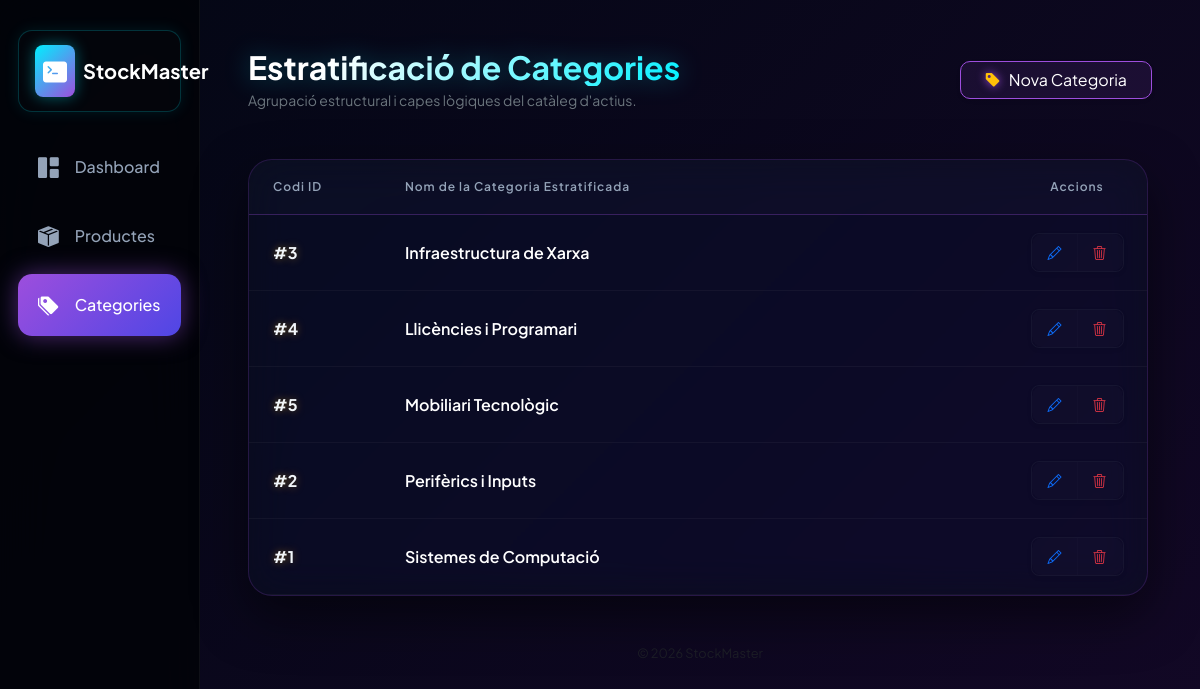
The app's page /mysql/index.php?ctrl=categories with its own data.
### tables this page shows
CREATE TABLE `categories` (
  `id` int(11) NOT NULL,
  `nombre` varchar(100) NOT NULL
);

### mysql/controllers/CategoriesCtrl.php (called while the page is built, shortened)
<?php
require_once "models/CategoryModel.php";
class CategoriesCtrl {
    public function index() {
        $categories = Category::getAllCategories();
        require_once "views/categoriesView.php";
    }
}

### mysql/models/CategoryModel.php (called while the page is built, shortened)
<?php
class Category {
    protected $id;
    protected $nombre;
    public function __construct($row) {
        $this->id = $row["id"];
        $this->nombre = $row["nombre"];
    }
    public static function getAllCategories() {
        $db = DBConexion::connection();
        $data = $db->query("SELECT * FROM categories ORDER BY nombre ASC");
        $categories = array();
        while ($row = $data->fetch_assoc()) {
            $categories[] = new Category($row);
        }
        return $categories;
    }
    public function getId() { return $this->id; }
    public function getNombre() { return $this->nombre; }
}

### mysql/views/categoriesView.php (the view)
<?php include 'layouts/header.php'; ?>
<div class="d-flex flex-column flex-sm-row justify-content-between align-items-start align-items-sm-center mb-5 gap-3">
    <div>
        <h2 class="neon-title mb-1">Estratificació de Categories</h2>
        <p class="text-secondary small mb-0">Agrupació estructural i capes lògiques del catàleg d'actius.</p>
    </div>
    <a href="index.php?ctrl=categories&action=create" class="btn btn-cyber-action px-4 py-2.5 shadow-sm d-flex align-items-center" style="border-color: var(--neon-purple); color: #fff; background: rgba(157, 78, 221, 0.1); box-shadow: 0 0 15px rgba(157, 78, 221, 0.25);">
        <i class="bi bi-tag-fill me-2 text-warning" style="filter: drop-shadow(0 0 5px var(--neon-purple));"></i> Nova Categoria
    </a>
</div>
<div class="cyber-glass-panel overflow-hidden" style="max-width: 900px; border: 1px solid rgba(157, 78, 221, 0.2) !important;">
    <div class="table-responsive">
        <table class="table table-cyberpunk-neon align-middle mb-0">
            <thead>
                <tr>
                    <th class="ps-4" style="width: 140px; border-bottom: 1px solid rgba(157, 78, 221, 0.3) !important;">Codi ID</th>
                    <th style="border-bottom: 1px solid rgba(157, 78, 221, 0.3) !important;">Nom de la Categoria Estratificada</th>
                    <th class="text-center" style="width: 140px; border-bottom: 1px solid rgba(157, 78, 221, 0.3) !important;">Accions</th>
                </tr>
            </thead>
            <tbody>
                <?php if (empty($categories)): ?>
                    <tr>
                        <td colspan="3" class="text-center text-secondary py-5">No s'han localitzat categories estructurades al sistema.</td>
                    </tr>
                <?php else: ?>
                    <?php foreach ($categories as $cat) : ?>
                    <tr>
                        <td class="ps-4 fw-bold text-warning" style="text-shadow: 0 0 8px rgba(255,183,3,0.4);">#<?= $cat->getId(); ?></td>
                        <td>
                            <span class="fw-semibold text-white">
                                <?= !empty(trim($cat->getNombre())) ? htmlspecialchars($cat->getNombre()) : '<span class="text-muted fst-italic fw-normal">Sense especificar</span>'; ?>
                            </span>
                        </td>
                        <td class="text-center">
                            <div class="btn-group shadow-sm border border-secondary border-opacity-10 rounded-3 overflow-hidden">
                                <a href="index.php?ctrl=categories&action=edit&id=<?= $cat->getId(); ?>" class="btn btn-sm btn-cyber-action border-0 px-3 py-2 text-primary" title="Editar">
                                    <i class="bi bi-pencil"></i>
                                </a>
                                <a href="index.php?ctrl=categories&action=delete&id=<?= $cat->getId(); ?>" class="btn btn-sm btn-cyber-action border-0 px-3 py-2 text-danger" onclick="return confirm('Atenció: Es desvincularan els productes d\'aquesta categoria. Continuar?')" title="Eliminar">
                                    <i class="bi bi-trash3"></i>
                                </a>
                            </div>
                        </td>
                    </tr>
                    <?php endforeach; ?>
                <?php endif; ?>
            </tbody>
        </table>
    </div>
</div>
<?php include 'layouts/footer.php'; ?>

### mysql/views/layouts/header.php (style rules this page uses)
:root { --neon-pink: #ff007f; --neon-cyan: #00f0ff; --neon-purple: #9d4edd; --neon-green: #39ff14; --bg-dark: #03050c; --panel-glass: rgba(10, 15, 30, 0.6); --border-neon-subtle: rgba(0, 240, 255, 0.15); --text-main: #f1f5f9; --text-dim: #64748b; }
body { font-family: 'Plus Jakarta Sans', sans-serif; background: linear-gradient(-45deg, #02040a, #0b0f24, #18082c, #030714); background-size: 400% 400%; animation: fluidNeonBackground 15s ease infinite; color: var(--text-main); min-height: 100vh; overflow-x: hidden; }
.neon-title { background: linear-gradient(135deg, #ffffff 20%, var(--neon-cyan) 100%); -webkit-background-clip: text; -webkit-text-fill-color: transparent; font-weight: 700; filter: drop-shadow(0 0 12px rgba(0, 240, 255, 0.3)); }
.cyber-glass-panel { background: var(--panel-glass) !important; backdrop-filter: blur(20px) saturate(200%); -webkit-backdrop-filter: blur(20px) saturate(200%); border: 1px solid var(--border-neon-subtle) !important; border-radius: 24px; box-shadow: 0 20px 50px rgba(0, 0, 0, 0.5); transition: all 0.3s ease; }
.table-cyberpunk-neon th { background-color: rgba(255, 255, 255, 0.01) !important; color: #94a3b8 !important; font-weight: 600; text-uppercase: uppercase; font-size: 0.75rem; letter-spacing: 0.08em; padding: 18px 16px; border-bottom: 1px solid rgba(0, 240, 255, 0.2) !important; }
.table-cyberpunk-neon td { padding: 18px 16px; color: var(--text-main) !important; background: transparent !important; border-bottom: 1px solid rgba(255, 255, 255, 0.04) !important; }
.btn-cyber-action { background: rgba(255, 255, 255, 0.01); border: 1px solid rgba(255, 255, 255, 0.08); color: var(--text-main); border-radius: 10px; transition: all 0.2s ease; }

### records on screen
categories: id "3", nombre "Infraestructura de Xarxa"
categories: id "4", nombre "Llicències i Programari"
categories: id "5", nombre "Mobiliari Tecnològic"
categories: id "2", nombre "Perifèrics i Inputs"
categories: id "1", nombre "Sistemes de Computació"
